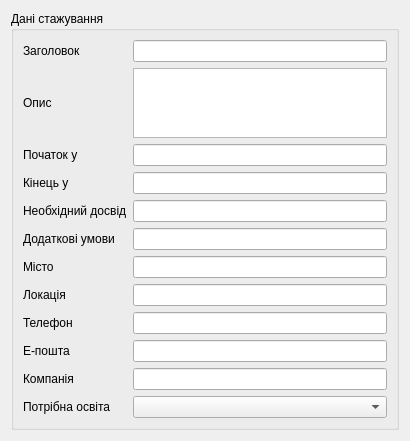
<?xml version="1.0" encoding="UTF-8"?>
<ui version="4.0">
 <class>EducationReadWindow</class>
 <widget class="QDialog" name="EducationReadWindow">
  <property name="geometry">
   <rect>
    <x>0</x>
    <y>0</y>
    <width>410</width>
    <height>417</height>
   </rect>
  </property>
  <property name="windowTitle">
   <string>Dialog</string>
  </property>
  <layout class="QGridLayout" name="gridLayout_2">
   <item row="0" column="0" colspan="2">
    <widget class="QGroupBox" name="groupBox">
     <property name="title">
      <string>Дані стажування</string>
     </property>
     <layout class="QGridLayout" name="gridLayout">
      <item row="8" column="0">
       <widget class="QLabel" name="l_location">
        <property name="text">
         <string>Телефон</string>
        </property>
       </widget>
      </item>
      <item row="11" column="2">
       <widget class="QLineEdit" name="le_email"/>
      </item>
      <item row="5" column="0">
       <widget class="QLabel" name="l_phone">
        <property name="text">
         <string>Додаткові умови</string>
        </property>
       </widget>
      </item>
      <item row="1" column="2">
       <widget class="QTextEdit" name="te_description">
        <property name="minimumSize">
         <size>
          <width>48</width>
          <height>0</height>
         </size>
        </property>
       </widget>
      </item>
      <item row="2" column="0">
       <widget class="QLabel" name="l_education">
        <property name="text">
         <string>Початок у</string>
        </property>
       </widget>
      </item>
      <item row="0" column="2">
       <widget class="QLineEdit" name="le_title"/>
      </item>
      <item row="2" column="2">
       <widget class="QLineEdit" name="le_for_time_start"/>
      </item>
      <item row="5" column="2">
       <widget class="QLineEdit" name="le_option_condition"/>
      </item>
      <item row="3" column="2">
       <widget class="QLineEdit" name="le_for_time_end"/>
      </item>
      <item row="4" column="0">
       <widget class="QLabel" name="l_city">
        <property name="text">
         <string>Необхідний досвід</string>
        </property>
       </widget>
      </item>
      <item row="1" column="0">
       <widget class="QLabel" name="l_salary">
        <property name="text">
         <string>Опис</string>
        </property>
       </widget>
      </item>
      <item row="7" column="2">
       <widget class="QLineEdit" name="le_location"/>
      </item>
      <item row="8" column="2">
       <widget class="QLineEdit" name="le_phone"/>
      </item>
      <item row="12" column="0">
       <widget class="QLabel" name="label">
        <property name="text">
         <string>Компанія</string>
        </property>
       </widget>
      </item>
      <item row="0" column="0">
       <widget class="QLabel" name="l_title">
        <property name="text">
         <string>Заголовок</string>
        </property>
       </widget>
      </item>
      <item row="11" column="0">
       <widget class="QLabel" name="l_company">
        <property name="text">
         <string>Е-пошта</string>
        </property>
       </widget>
      </item>
      <item row="4" column="2">
       <widget class="QLineEdit" name="le_req_experience"/>
      </item>
      <item row="3" column="0">
       <widget class="QLabel" name="l_experience">
        <property name="text">
         <string>Кінець у</string>
        </property>
       </widget>
      </item>
      <item row="6" column="2">
       <widget class="QLineEdit" name="le_city"/>
      </item>
      <item row="6" column="0">
       <widget class="QLabel" name="l_description">
        <property name="text">
         <string>Місто</string>
        </property>
       </widget>
      </item>
      <item row="7" column="0">
       <widget class="QLabel" name="l_email">
        <property name="text">
         <string>Локація</string>
        </property>
       </widget>
      </item>
      <item row="13" column="0">
       <widget class="QLabel" name="label_2">
        <property name="text">
         <string>Потрібна освіта</string>
        </property>
       </widget>
      </item>
      <item row="13" column="2">
       <widget class="QComboBox" name="cb_education"/>
      </item>
      <item row="12" column="2">
       <widget class="QLineEdit" name="le_company"/>
      </item>
     </layout>
    </widget>
   </item>
  </layout>
 </widget>
 <resources/>
 <connections/>
</ui>
